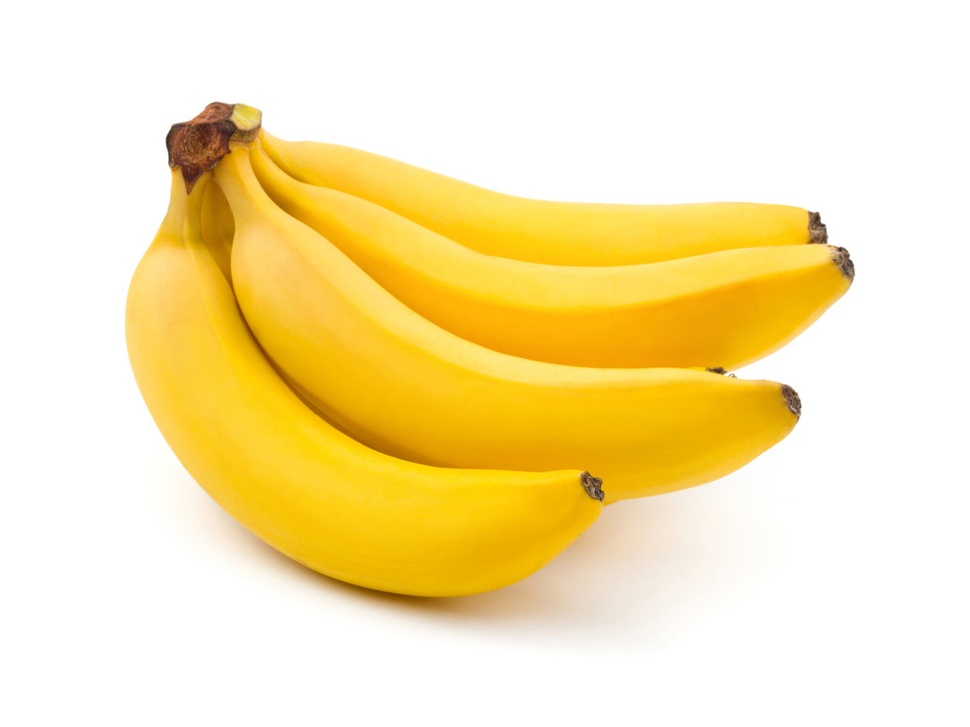
#> input picture img/bananos.jpg, 970 x 727 px, shrunk from 1200 x 900 before the run
$ jupyter execute DeteccionBordes.ipynb   (older library calls are emulated)
#> lines starting #> are read from the running program, lines starting #| are printed output that depends on the picture; after the words box and inside, x2 and y2 are one past the last pixel; in counts of white or black regions, pixels touching at a corner belong together
<table>
  <tr><td>
  </td></tr>
  <tr><td align="center">
    <b>Detección de Bordes
  </td></tr>
</table>

[cell 1]
import cv2
import numpy as np
import matplotlib.pyplot as plt

[cell 2]
a = np.zeros((100,50))
b = np.ones((100,50))

[cell 3]
img = np.uint8(255*np.concatenate((a,b), axis=1))

[cell 4]
cv2.imshow('imgen 0 y 1',img)
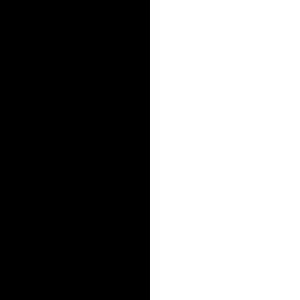
#> window 'imgen 0 y 1': shape (100, 100) (shown 3 times larger); 50% white; 1 white region, box (x1, y1, x2, y2) and area: (50, 0, 100, 100) 5000
cv2.waitKey()
cv2.destroyAllWindows()
plt.imshow(img)
plt.title("Original")

[cell 5]
Gx = cv2.Sobel(img, cv2.CV_64F, 1, 0, 5)
cv2.imshow('Gx',Gx)
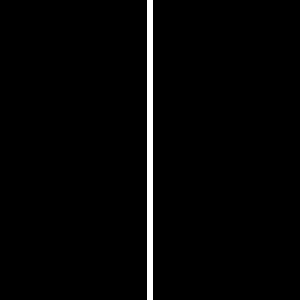
#> window 'Gx': shape (100, 100) (shown 3 times larger); 2% white in thin lines or dots, all inside (x1, y1, x2, y2) = (49, 0, 51, 100)
cv2.waitKey()
cv2.destroyAllWindows()
plt.imshow(Gx)
plt.title("Gx")

[cell 6]
Gy = cv2.Sobel(img, cv2.CV_64F, 0, 1, 5)
cv2.imshow('Gy',Gy)
cv2.waitKey()
cv2.destroyAllWindows()
plt.imshow(Gy)
plt.title("Gy")

[cell 7]
Mag, Ang = cv2.cartToPolar(Gx, Gy)
cv2.imshow('Mag',Mag)
cv2.waitKey()
cv2.destroyAllWindows()
plt.imshow(Mag)
plt.title("Magnitud Gx^2+Gy^2")

[cell 8]
Gx = cv2.convertScaleAbs(Gx)
Gy = cv2.convertScaleAbs(Gy)
Mag = cv2.convertScaleAbs(Mag)
Ang = (180/np.pi)*Ang

[cell 9]
a = np.zeros((50,100))
b = np.ones((50,100))

[cell 10]
img = np.uint8(255*np.concatenate((a,b), axis=0))

[cell 11]
cv2.imshow('imgen 0 y 1',img)
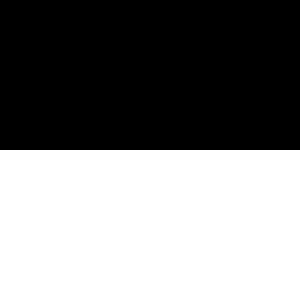
#> window 'imgen 0 y 1': shape (100, 100) (shown 3 times larger); 50% white; 1 white region, box (x1, y1, x2, y2) and area: (0, 50, 100, 100) 5000
cv2.waitKey()
cv2.destroyAllWindows()
plt.imshow(img)
plt.title("Original")

[cell 12]
Gx = cv2.Sobel(img, cv2.CV_64F, 1, 0, 5)
cv2.imshow('Gx',Gx)
cv2.waitKey()
cv2.destroyAllWindows()
plt.imshow(Gx)
plt.title("Gx")

[cell 13]
Gy = cv2.Sobel(img, cv2.CV_64F, 0, 1, 5)
cv2.imshow('Gy',Gy)
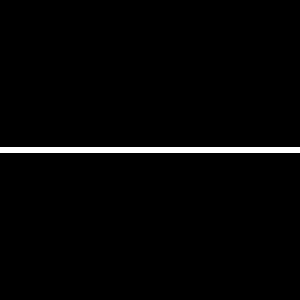
#> window 'Gy': shape (100, 100) (shown 3 times larger); 2% white in thin lines or dots, all inside (x1, y1, x2, y2) = (0, 49, 100, 51)
cv2.waitKey()
cv2.destroyAllWindows()
plt.imshow(Gy)
plt.title("Gy")

[cell 14]
Mag, Ang = cv2.cartToPolar(Gx, Gy)
cv2.imshow('Mag',Mag)
cv2.waitKey()
cv2.destroyAllWindows()
plt.imshow(Mag)
plt.title("Magnitud Gx^2+Gy^2")
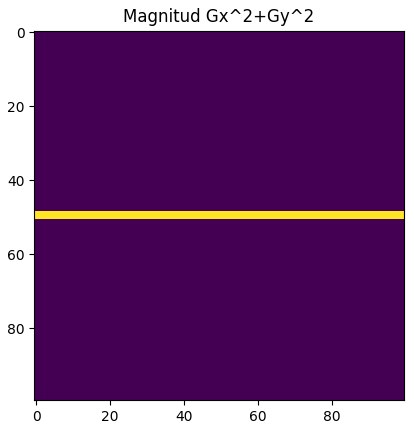
#> figure drawn by matplotlib, 1 panel

[cell 15]
img = cv2.imread('./img/bananos.jpg',0)
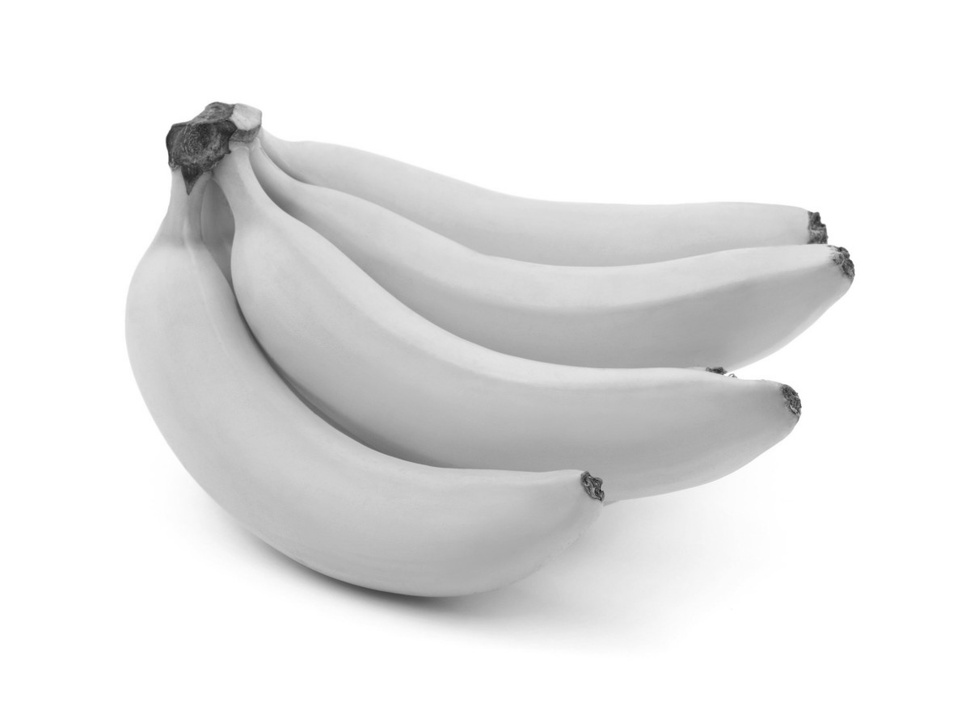
#> img: shape (727, 970); min 26, max 255, mean 230.8
Gx = cv2.Sobel(img, cv2.CV_64F, 1, 0, 5)
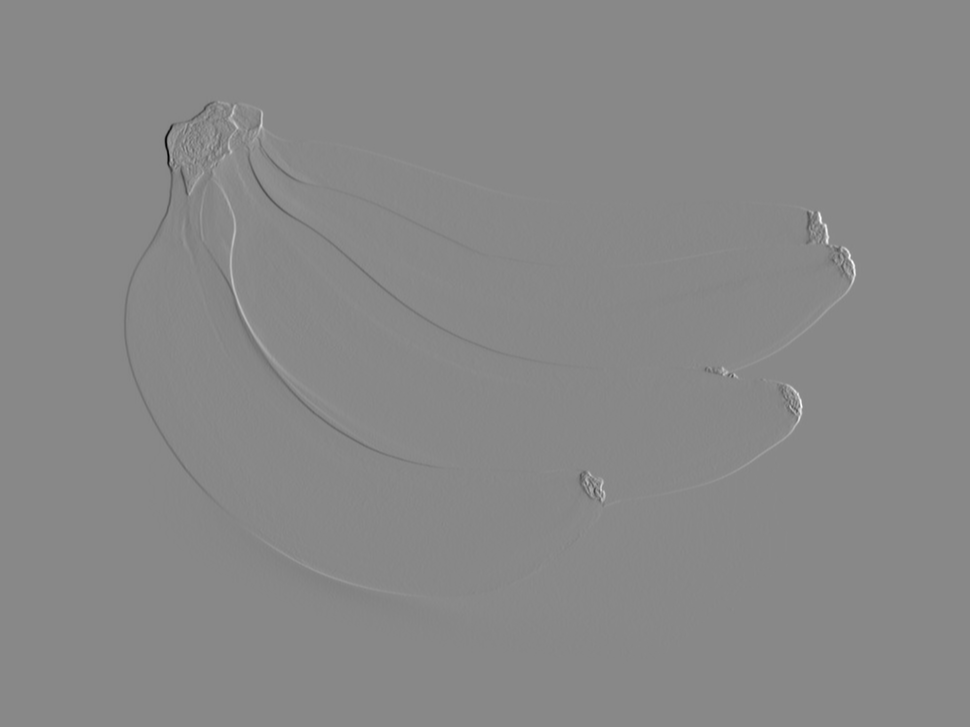
#> Gx: shape (727, 970) float64; min -779, max 678, mean 0; drawn with min black and max white
Gy = cv2.Sobel(img, cv2.CV_64F, 0, 1, 5)
Mag, Ang = cv2.cartToPolar(Gx, Gy)
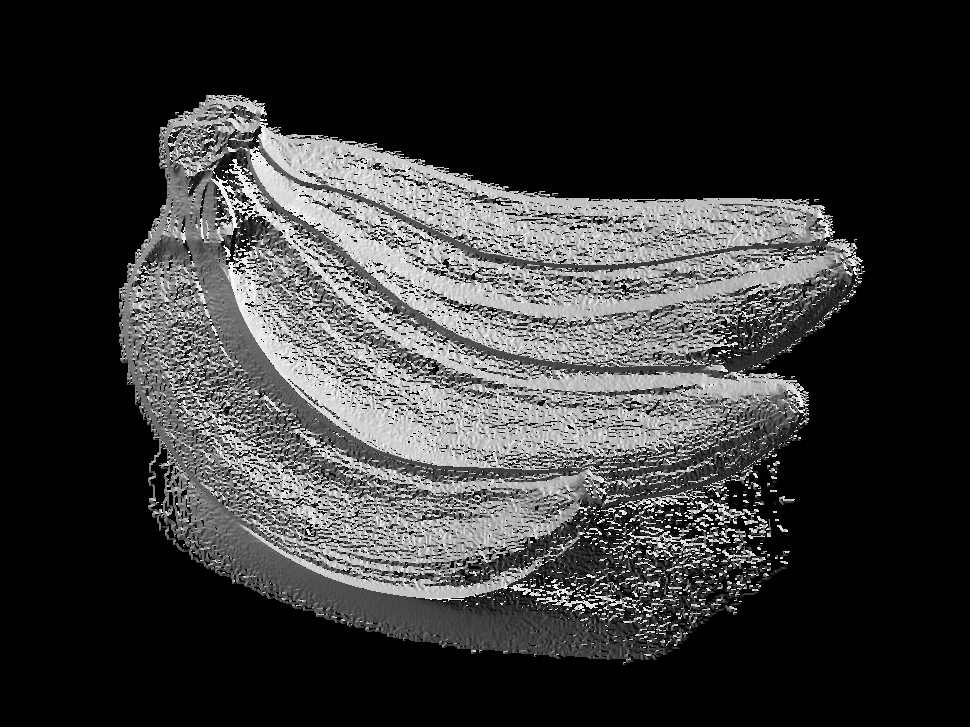
#> Ang: shape (727, 970) float64; min 0, max 6.28, mean 1.35; drawn with min black and max white

Gx = cv2.convertScaleAbs(Gx)
Gy = cv2.convertScaleAbs(Gy)
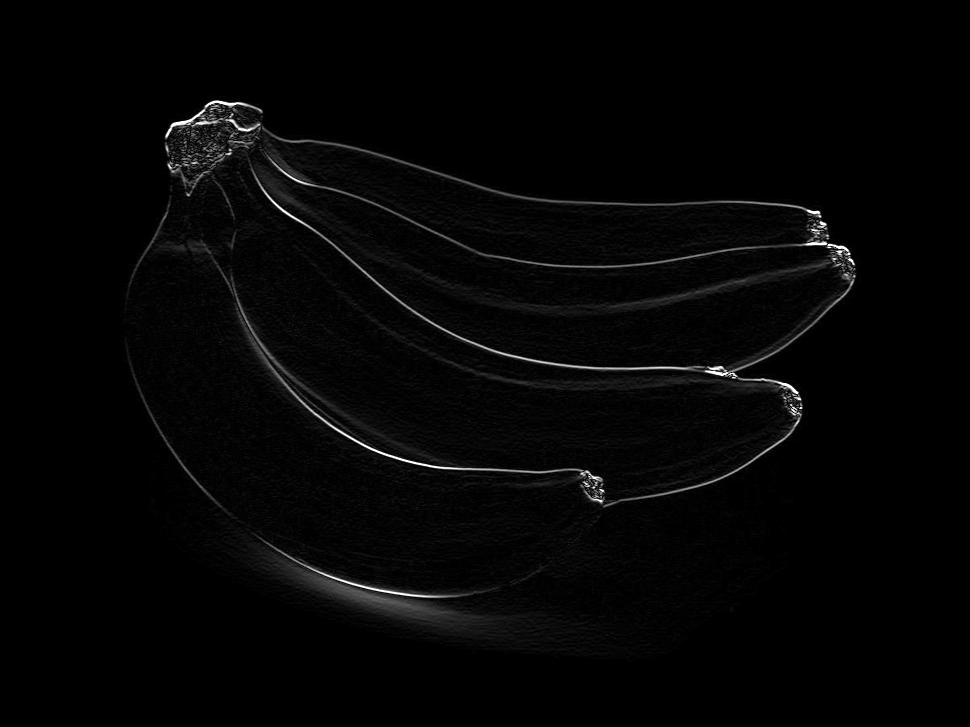
#> Gy: shape (727, 970); min 0, max 255, mean 4.9
Mag = cv2.convertScaleAbs(Mag)
Ang = (180/np.pi)*Ang

#Filtro Gausiano
imgFilt = cv2.GaussianBlur(img, (5,5),0)
#Laplaciano
lap = cv2.convertScaleAbs(cv2.Laplacian(imgFilt, cv2.CV_64F, 5))

[cell 16]
cv2.imshow('Gx',Gx)
cv2.imshow('Gy',Gy)
cv2.imshow('Mag',Mag)
cv2.imshow('Lap',lap)
cv2.waitKey()
cv2.destroyAllWindows()
plt.imshow(Gx)
plt.title(" Gx")
plt.show()
plt.imshow(Gy)
plt.title("Gy")
plt.show()
plt.imshow(Mag)
plt.title("Magnitud Gx^2+Gy^2")
plt.show()
plt.imshow(lap)
plt.title("Laplaciano")
plt.show()

[cell 17]
# Deteccion de bordes con Canny
canny=cv2.Canny(img,25,150)
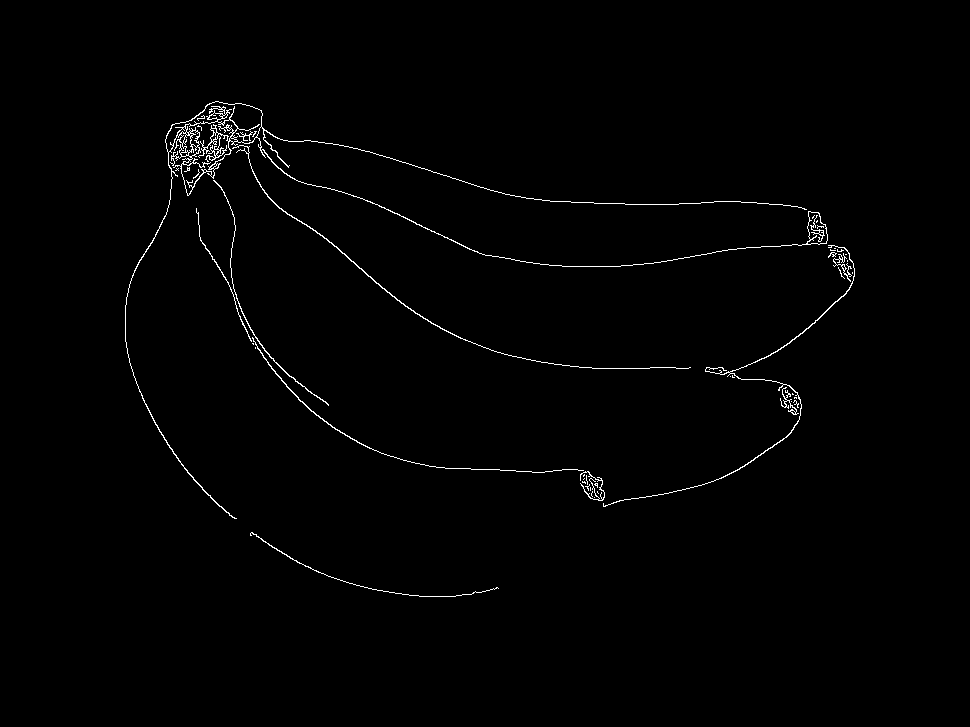
#> canny: shape (727, 970); 0.95% white in thin lines or dots, all inside (x1, y1, x2, y2) = (125, 101, 855, 597)
